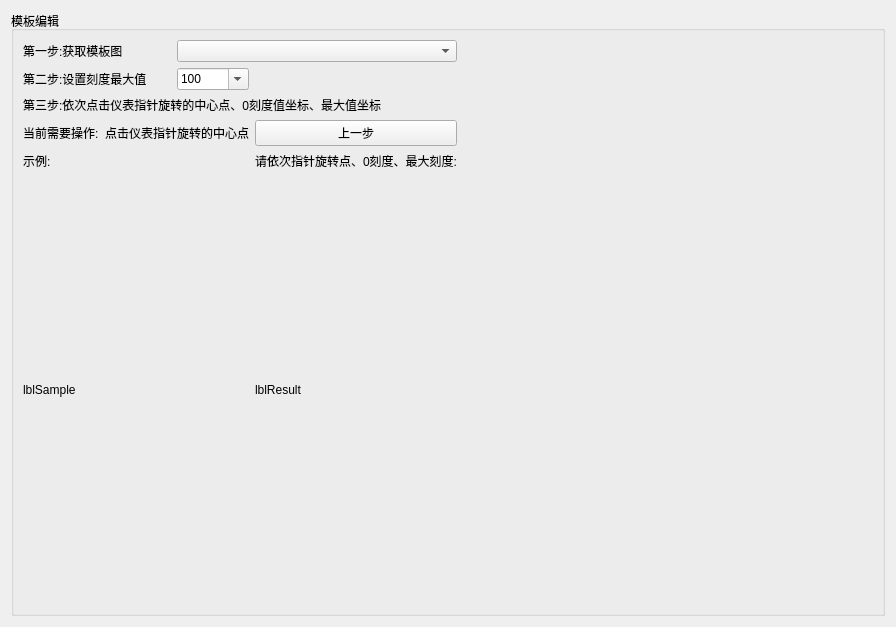
<?xml version="1.0" encoding="UTF-8"?>
<ui version="4.0">
 <class>meterSampleGui</class>
 <widget class="QWidget" name="meterSampleGui">
  <property name="geometry">
   <rect>
    <x>0</x>
    <y>0</y>
    <width>896</width>
    <height>627</height>
   </rect>
  </property>
  <property name="windowTitle">
   <string>Form</string>
  </property>
  <layout class="QGridLayout" name="gridLayout">
   <item row="0" column="0">
    <widget class="QGroupBox" name="groupBox">
     <property name="title">
      <string>模板编辑</string>
     </property>
     <layout class="QGridLayout" name="gridLayout_2" rowstretch="1,1,1,1,1,100">
      <item row="0" column="0" colspan="2">
       <widget class="QLabel" name="lblGetTmpPic">
        <property name="text">
         <string>第一步:获取模板图</string>
        </property>
       </widget>
      </item>
      <item row="1" column="0" colspan="2">
       <widget class="QLabel" name="lblSetMaxValue">
        <property name="text">
         <string>第二步:设置刻度最大值</string>
        </property>
       </widget>
      </item>
      <item row="2" column="0" colspan="5">
       <widget class="QLabel" name="lblTips">
        <property name="minimumSize">
         <size>
          <width>0</width>
          <height>0</height>
         </size>
        </property>
        <property name="text">
         <string>第三步:依次点击仪表指针旋转的中心点、0刻度值坐标、最大值坐标</string>
        </property>
       </widget>
      </item>
      <item row="3" column="0">
       <widget class="QLabel" name="lblCurrentTodo">
        <property name="text">
         <string>当前需要操作:</string>
        </property>
       </widget>
      </item>
      <item row="3" column="1" colspan="2">
       <widget class="QLabel" name="lblTodoTip">
        <property name="text">
         <string>点击仪表指针旋转的中心点</string>
        </property>
       </widget>
      </item>
      <item row="3" column="3">
       <widget class="QPushButton" name="pushButton">
        <property name="text">
         <string>上一步</string>
        </property>
       </widget>
      </item>
      <item row="3" column="4">
       <spacer name="horizontalSpacer">
        <property name="orientation">
         <enum>Qt::Horizontal</enum>
        </property>
        <property name="sizeHint" stdset="0">
         <size>
          <width>568</width>
          <height>20</height>
         </size>
        </property>
       </spacer>
      </item>
      <item row="4" column="0">
       <widget class="QLabel" name="lblSampleTip">
        <property name="text">
         <string>示例:</string>
        </property>
       </widget>
      </item>
      <item row="4" column="3">
       <widget class="QLabel" name="lblPleaseEdit">
        <property name="text">
         <string>请依次指针旋转点、0刻度、最大刻度:</string>
        </property>
       </widget>
      </item>
      <item row="0" column="2" colspan="2">
       <widget class="QComboBox" name="comboBoxGetTmpPic"/>
      </item>
      <item row="1" column="2">
       <widget class="QComboBox" name="comboBoxMaxValue">
        <property name="editable">
         <bool>true</bool>
        </property>
        <property name="currentText">
         <string>100</string>
        </property>
       </widget>
      </item>
      <item row="5" column="0" colspan="3">
       <widget class="QLabel" name="lblSample">
        <property name="text">
         <string>lblSample</string>
        </property>
       </widget>
      </item>
      <item row="5" column="3" colspan="2">
       <widget class="QLabel" name="lblResult">
        <property name="text">
         <string>lblResult</string>
        </property>
       </widget>
      </item>
     </layout>
    </widget>
   </item>
  </layout>
 </widget>
 <resources/>
 <connections/>
</ui>
